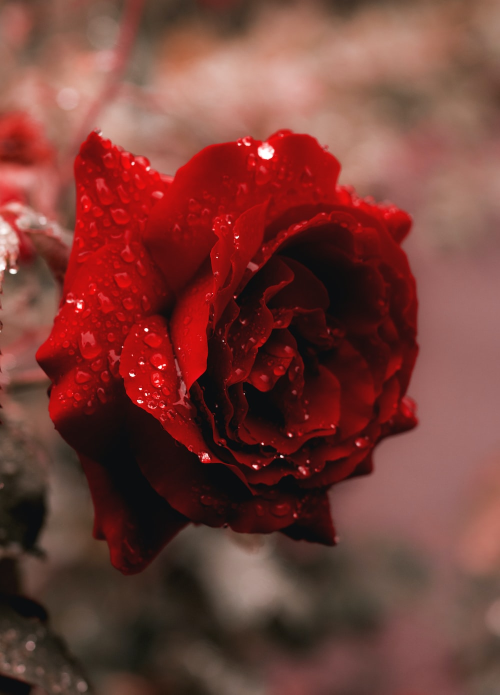
#> input picture photos/flower.jpg, 1000 x 1389 px (shown at 1/2 size)
$ python transformations.py
#> lines starting #> are read from the running program, lines starting #| are printed output that depends on the picture


import cv2 as cv
import numpy as np

img = cv.imread('photos/flower.jpg')
#> img is the input picture: shape (1389, 1000, 3); mean B, G, R 56, 62.9, 117.9
# cv.imshow('flower', img)
def rescaleFrame(img, scale=0.25):
#> called with scale = 0.25
    width = int(img.shape[1]*scale)
#> width = 250
    height = int(img.shape[0]*scale)
#> height = 347

    dimensions = (width,height)
#> dimensions = (250, 347)
    return cv.resize(img,dimensions,interpolation=cv.INTER_AREA)
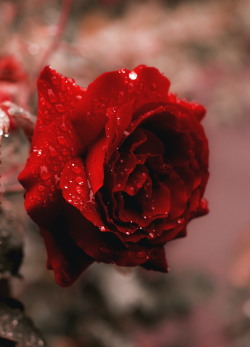
#> returned value: shape (347, 250, 3); mean of channels 0, 1, 2 56, 62.9, 117.9; drawn as B, G, R

img = rescaleFrame(img,0.25)
cv.imshow('small img',img)

def translate(img,x,y):
#> called with x = -100, y = 100
    transMat = np.float32([[1,0,x],[0,1,y]])
    dimensions = (img.shape[1], img.shape[0])
#> dimensions = (250, 347)
    return cv.warpAffine(img,transMat, dimensions)
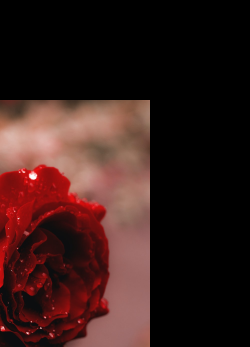
#> returned value: shape (347, 250, 3); mean of channels 0, 1, 2 26, 28.7, 53.7; drawn as B, G, R
#  -x means left
#  +x means right
#  -y means up
#  +y means down

translated = translate(img, -100, 100)
cv.imshow('trans', translated )


def rotate(img, angle, rotPoint=None):
#> called with angle = -45
    (height, width) = img.shape[:2]
#> height = 347; width = 250

    if rotPoint is None:
        rotPoint = (width // 2, height // 2)
#> rotPoint = (125, 173)

    rotMat = cv.getRotationMatrix2D(rotPoint, angle, 1.0)
    dimensions = (width, height)
#> dimensions = (250, 347)

    return cv.warpAffine(img, rotMat, dimensions)
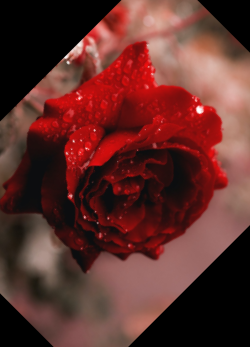
#> returned value: shape (347, 250, 3); mean of channels 0, 1, 2 42.6, 46.9, 95.7; drawn as B, G, R

# IF U want to rotate clockwise then mention -ve angle if u want to rotate anticlockwise mention +ve angles

rotated = rotate(img, -45)
cv.imshow('Rotated', rotated)

rotated_rotated= rotate(rotated, -45)
#> call 2 of rotate, with angle = -45
#> in rotate (call 2), `return cv.warpAffine(img, rotMat, dimensions)`:
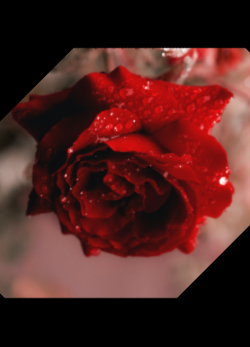
#> returned value: shape (347, 250, 3); mean of channels 0, 1, 2 31.8, 34.4, 78.2; drawn as B, G, R
cv.imshow('Rotated', rotated_rotated)
# here we wont be rotating it by 90 because the black triangles which appears when there
# there is no image is also rotated 45 degress thats why it gives this obscure image


flip = cv.flip(img,-1 )
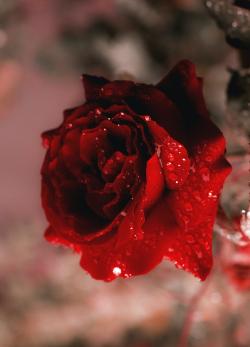
#> flip: shape (347, 250, 3); mean B, G, R 56, 62.9, 117.9
# here 0 means flipping vertically
# 1 means flipping horizontaly
# -1 means flipping horizontaly and vertically

cv.imshow('flip',flip)


cv.waitKey(0)
